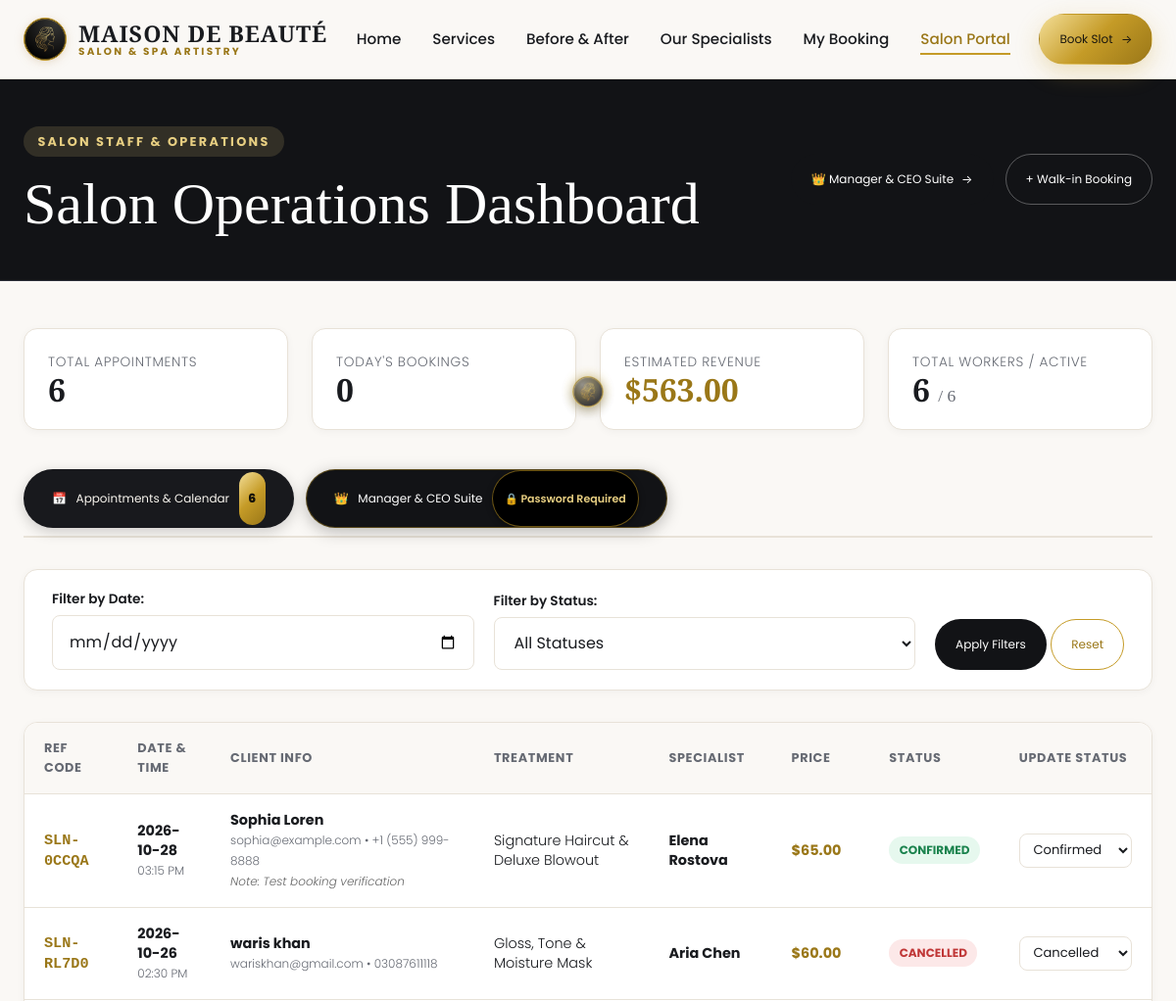
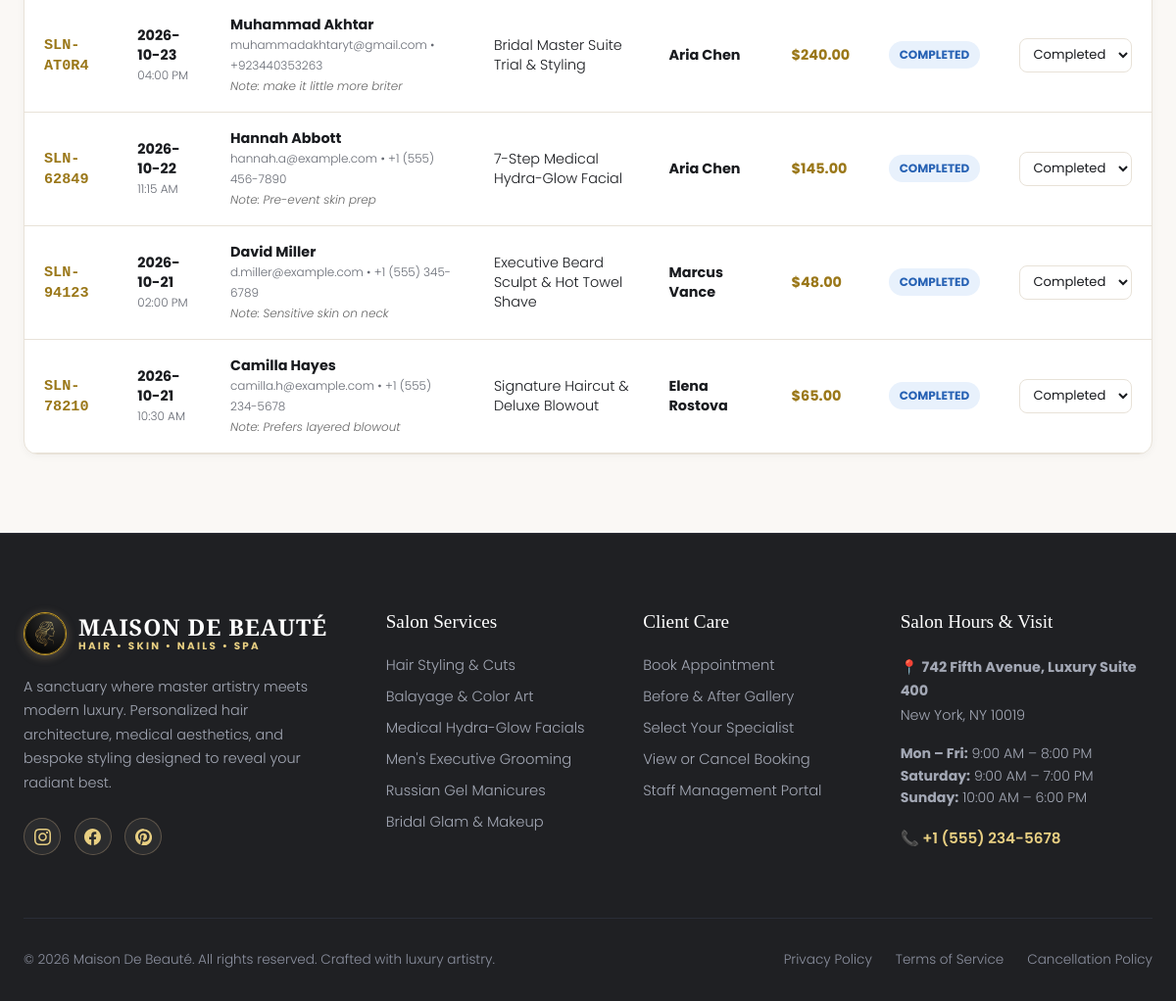
The page /admin on the database its author committed (2 pictures, top to bottom).
### tables this page shows
CREATE TABLE bookings (
            id INTEGER PRIMARY KEY AUTOINCREMENT,
            booking_code TEXT UNIQUE NOT NULL,
            customer_name TEXT NOT NULL,
            customer_email TEXT NOT NULL,
            customer_phone TEXT NOT NULL,
            service_id INTEGER NOT NULL,
            service_name TEXT NOT NULL,
            stylist_id INTEGER,
            stylist_name TEXT NOT NULL,
            appointment_date TEXT NOT NULL,
            appointment_time TEXT NOT NULL,
            total_price REAL NOT NULL,
            notes TEXT,
            status TEXT DEFAULT 'confirmed',
            created_at TIMESTAMP DEFAULT CURRENT_TIMESTAMP,
            FOREIGN KEY (service_id) REFERENCES services (id),
            FOREIGN KEY (stylist_id) REFERENCES stylists (id)
        );

### app.py (the view)
@app.route('/admin')
def admin_dashboard():
    conn = get_db()
    filter_date = request.args.get('date', '')
    filter_status = request.args.get('status', '')
    query = 'SELECT * FROM bookings WHERE 1=1'
    params = []
    if filter_date:
        query += ' AND appointment_date = ?'
        params.append(filter_date)
    if filter_status:
        query += ' AND status = ?'
        params.append(filter_status)
    query += ' ORDER BY appointment_date DESC, appointment_time ASC'
    bookings = conn.execute(query, params).fetchall()
    total_bookings = conn.execute('SELECT COUNT(*) FROM bookings').fetchone()[0]
    today_str = datetime.now().strftime('%Y-%m-%d')
    today_bookings = conn.execute('SELECT COUNT(*) FROM bookings WHERE appointment_date = ?', (today_str,)).fetchone()[0]
    total_rev = conn.execute('SELECT SUM(total_price) FROM bookings WHERE status != "cancelled"').fetchone()[0] or 0.0
    active_stylists = conn.execute('SELECT COUNT(*) FROM stylists WHERE is_active = 1').fetchone()[0]
    all_stylists = [dict(r) for r in conn.execute('SELECT * FROM stylists').fetchall()]
    all_services = [dict(r) for r in conn.execute('SELECT * FROM services ORDER BY category, price ASC').fetchall()]
    service_categories = [r[0] for r in conn.execute('SELECT DISTINCT category FROM services ORDER BY category').fetchall()]
    is_manager = bool(session.get('is_manager_authenticated', False))
    conn.close()
    return render_template('admin.html',
                           bookings=bookings,
                           total_bookings=total_bookings,
                           today_bookings=today_bookings,
                           total_revenue=total_rev,
                           active_stylists=active_stylists,
                           stylists=all_stylists,
                           services=all_services,
                           service_categories=service_categories,
                           is_manager=is_manager,
                           filter_date=filter_date,
                           filter_status=filter_status)

### database.py (called while the page is built)
def get_db():
    conn = sqlite3.connect(DB_PATH)
    conn.row_factory = sqlite3.Row
    return conn

### templates/admin.html (shortened to what this page needs)
{% extends 'base.html' %}
{% block content %}
<div style="background: var(--bg-dark); color: #FFFFFF; padding: 3rem 0; border-bottom: 1px solid var(--border-dark);">
  <div class="container">
    <div style="display: flex; justify-content: space-between; align-items: center; flex-wrap: wrap; gap: 1rem;">
      <div>
        <span class="section-tag" style="background: rgba(232, 207, 130, 0.15); color: var(--gold-light);">Salon Staff & Operations</span>
        <h1 class="heading" style="color: #FFFFFF; margin-top: 0.2rem;">Salon Operations Dashboard</h1>
      </div>
      <div style="display: flex; gap: 0.75rem; flex-wrap: wrap;">
        <button type="button" class="btn btn-dark btn-sm btn-slide-hover" onclick="switchAdminTab('manager')">
          <span class="btn-text">👑 Manager & CEO Suite</span> <span class="btn-arrow">→</span>
        </button>
        <a href="{{ url_for('book_page') }}" class="btn btn-outline btn-sm" style="color: #FFFFFF; border-color: rgba(255,255,255,0.3);">
          + Walk-in Booking
        </a>
      </div>
    </div>
  </div>
</div>
<section class="admin-section">
  <div class="container">
    <div class="metrics-grid">
      <div class="metric-card">
        <div class="label">Total Appointments</div>
        <div class="val">{{ total_bookings }}</div>
      </div>
      <div class="metric-card">
        <div class="label">Today's Bookings</div>
        <div class="val">{{ today_bookings }}</div>
      </div>
      <div class="metric-card">
        <div class="label">Estimated Revenue</div>
        <div class="val" style="color: var(--gold-dark);">${{ "%.2f"|format(total_revenue) }}</div>
      </div>
      <div class="metric-card">
        <div class="label">Total Workers / Active</div>
        <div class="val">{{ active_stylists }} <span style="font-size: 1.1rem; color: var(--text-muted); font-weight: 500;">/ {{ stylists|length }}</span></div>
      </div>
    </div>
    <div class="admin-tab-bar">
      <button type="button" class="admin-tab-btn active" id="tabBtnAppointments" onclick="switchAdminTab('appointments')">
        <span>📅</span> Appointments & Calendar <span class="tab-count">{{ total_bookings }}</span>
      </button>
      <button type="button" class="admin-tab-btn admin-tab-btn-manager btn-slide-hover" id="tabBtnManager" onclick="switchAdminTab('manager')">
        <span>👑</span> <span class="btn-text">Manager & CEO Suite</span> <span id="managerTabLockBadge" class="tab-lock-badge">{% if is_manager %}🔓 Unlocked{% else %}🔒 Password Required{% endif %}</span>
      </button>
    </div>
    <div id="tabContentAppointments">
      <div style="background: #FFFFFF; border: 1px solid var(--border-subtle); border-radius: var(--radius-md); padding: 1.25rem 1.75rem; margin-bottom: 2rem; box-shadow: var(--shadow-sm);">
        <form method="GET" action="{{ url_for('admin_dashboard') }}" style="display: flex; gap: 1.25rem; align-items: flex-end; flex-wrap: wrap;">
          <div style="flex: 1; min-width: 200px;">
            <label style="display: block; font-size: 0.85rem; font-weight: 600; margin-bottom: 0.35rem;">Filter by Date:</label>
            <input type="date" name="date" class="custom-input" value="{{ filter_date }}">
          </div>
          <div style="flex: 1; min-width: 200px;">
            <label style="display: block; font-size: 0.85rem; font-weight: 600; margin-bottom: 0.35rem;">Filter by Status:</label>
            <select name="status" class="custom-input">
              <option value="">All Statuses</option>
            </select>
          </div>
          <div>
            <button type="submit" class="btn btn-dark btn-sm">Apply Filters</button>
            <a href="{{ url_for('admin_dashboard') }}" class="btn btn-outline btn-sm">Reset</a>
          </div>
        </form>
      </div>
      <div class="data-table-wrapper">
        <table class="data-table">
          <thead>
            <tr>
              <th>Ref Code</th>
              <th>Date & Time</th>
              <th>Client Info</th>
              <th>Treatment</th>
              <th>Specialist</th>
              <th>Price</th>
              <th>Status</th>
              <th>Update Status</th>
            </tr>
          </thead>
          <tbody>
            {% if bookings %}
              {% for b in bookings %}
              <tr>
                <td>
                  <strong style="font-family: monospace; font-size: 0.95rem; color: var(--gold-dark);">{{ b.booking_code }}</strong>
                </td>
                <td>
                  <strong>{{ b.appointment_date }}</strong><br>
                  <small class="text-muted">{{ b.appointment_time }}</small>
                </td>
                <td>
                  <strong>{{ b.customer_name }}</strong><br>
                  <small class="text-muted">{{ b.customer_email }} • {{ b.customer_phone }}</small>
                  {% if b.notes %}
                    <br><small style="color: #666; font-style: italic;">Note: {{ b.notes }}</small>
                  {% endif %}
                </td>
                <td>{{ b.service_name }}</td>
                <td><strong>{{ b.stylist_name }}</strong></td>
                <td style="font-weight: 700; color: var(--gold-dark);">${{ "%.2f"|format(b.total_price) }}</td>
                <td>
                  <span id="status-badge-{{ b.id }}" class="status-badge status-{{ b.status }}">
                    {{ b.status }}
                  </span>
                </td>
                <td>
                  <select class="custom-input admin-status-select" data-id="{{ b.id }}" style="padding: 0.4rem 0.6rem; font-size: 0.82rem; width: auto;">
                    <option value="confirmed" {% if b.status == 'confirmed' %}selected{% endif %}>Confirmed</option>
                    <option value="completed" {% if b.status == 'completed' %}selected{% endif %}>Completed</option>
                    <option value="cancelled" {% if b.status == 'cancelled' %}selected{% endif %}>Cancelled</option>
                  </select>
                </td>
              </tr>
              {% endfor %}
            {% else %}
              <tr>
                <td colspan="8" style="text-align: center; padding: 3rem; color: var(--text-muted);">
                  No appointments found matching your filter criteria.
                </td>
              </tr>
            {% endif %}
          </tbody>
        </table>
      </div>
    </div>
  </div>
</section>
{% endblock %}

### templates/base.html (shortened to what this page needs)
<!DOCTYPE html>
<html lang="en">
<head>
  <link rel="stylesheet" href="{{ url_for('static', filename='css/style.css') }}">
</head>
<body>
  <div class="bg-watermark-wrapper" id="bgWatermarkWrapper" aria-hidden="true">
    <div class="bg-watermark-ball" id="bgWatermarkBall">
      <div class="bg-watermark-spinner" id="bgWatermarkSpinner">
        <img src="{{ url_for('static', filename='images/lady_logo_round.png') }}" alt="" class="bg-watermark-img">
      </div>
      <div class="bg-watermark-sheen"></div>
    </div>
  </div>
  <header class="site-header">
    <div class="container nav-container">
      <a href="{{ url_for('home') }}" class="brand-logo" title="Maison De Beauté Home">
        <div class="brand-icon">
          <img src="{{ url_for('static', filename='images/lady_logo_round.png') }}" alt="Maison De Beauté Lady Sketch Logo">
        </div>
        <div class="brand-name">
          MAISON DE BEAUTÉ
          <small>SALON & SPA ARTISTRY</small>
        </div>
      </a>
      <ul class="nav-menu">
        <li><a href="{{ url_for('home') }}" class="nav-link {% if request.path == '/' %}active{% endif %}">Home</a></li>
        <li><a href="{{ url_for('services_page') }}" class="nav-link {% if request.path == '/services' %}active{% endif %}">Services</a></li>
        <li><a href="{{ url_for('transformations_page') }}" class="nav-link {% if request.path == '/transformations' %}active{% endif %}">Before & After</a></li>
        <li><a href="{{ url_for('team_page') }}" class="nav-link {% if request.path == '/team' %}active{% endif %}">Our Specialists</a></li>
        <li><a href="{{ url_for('manage_booking') }}" class="nav-link {% if request.path == '/manage-booking' %}active{% endif %}">My Booking</a></li>
        <li><a href="{{ url_for('admin_dashboard') }}" class="nav-link {% if request.path == '/admin' %}active{% endif %}">Salon Portal</a></li>
      </ul>
      <div class="nav-actions">
        <a href="{{ url_for('book_page') }}" class="btn btn-primary btn-sm btn-slide-hover">
          <span class="btn-text">Book Slot</span> <span class="btn-arrow">→</span>
        </a>
      </div>
    </div>
  </header>
  <main>
    {% block content %}{% endblock %}
  </main>
  <footer class="site-footer">
    <div class="container">
      <div class="footer-grid">
        <div class="footer-col">
          <div class="brand-logo" style="margin-bottom: 1.25rem;">
            <div class="brand-icon">
              <img src="{{ url_for('static', filename='images/lady_logo_round.png') }}" alt="Maison De Beauté Lady Sketch Logo">
            </div>
            <div class="brand-name" style="color: #FFFFFF;">
              MAISON DE BEAUTÉ
              <small style="color: var(--gold-light);">HAIR • SKIN • NAILS • SPA</small>
            </div>
          </div>
          <p style="color: #A3A8B5; font-size: 0.9rem; line-height: 1.7; margin-bottom: 1.5rem;">
            A sanctuary where master artistry meets modern luxury. Personalized hair architecture, medical aesthetics, and bespoke styling designed to reveal your radiant best.
          </p>
          <div class="footer-social-links">
            <a href="https://instagram.com" target="_blank" rel="noopener noreferrer" class="footer-social-btn" aria-label="Follow Maison De Beauté on Instagram" title="Instagram (@maisondebeaute)">
            </a>
            <a href="https://facebook.com" target="_blank" rel="noopener noreferrer" class="footer-social-btn" aria-label="Follow Maison De Beauté on Facebook" title="Facebook">
            </a>
            <a href="https://pinterest.com" target="_blank" rel="noopener noreferrer" class="footer-social-btn" aria-label="Follow Maison De Beauté on Pinterest" title="Pinterest">
            </a>
          </div>
        </div>
        <div class="footer-col">
          <h4>Salon Services</h4>
          <ul>
            <li><a href="{{ url_for('services_page') }}">Hair Styling & Cuts</a></li>
            <li><a href="{{ url_for('services_page') }}">Balayage & Color Art</a></li>
            <li><a href="{{ url_for('services_page') }}">Medical Hydra-Glow Facials</a></li>
            <li><a href="{{ url_for('services_page') }}">Men's Executive Grooming</a></li>
            <li><a href="{{ url_for('services_page') }}">Russian Gel Manicures</a></li>
            <li><a href="{{ url_for('services_page') }}">Bridal Glam & Makeup</a></li>
          </ul>
        </div>
        <div class="footer-col">
          <h4>Client Care</h4>
          <ul>
            <li><a href="{{ url_for('book_page') }}">Book Appointment</a></li>
            <li><a href="{{ url_for('transformations_page') }}">Before & After Gallery</a></li>
            <li><a href="{{ url_for('team_page') }}">Select Your Specialist</a></li>
            <li><a href="{{ url_for('manage_booking') }}">View or Cancel Booking</a></li>
            <li><a href="{{ url_for('admin_dashboard') }}">Staff Management Portal</a></li>
          </ul>
        </div>
        <div class="footer-col">
          <h4>Salon Hours & Visit</h4>
          <p style="color: #A3A8B5; font-size: 0.9rem; line-height: 1.7; margin-bottom: 1rem;">
            📍 <strong>742 Fifth Avenue, Luxury Suite 400</strong><br>
            New York, NY 10019
          </p>
          <p style="color: #A3A8B5; font-size: 0.88rem; line-height: 1.6;">
            <strong>Mon – Fri:</strong> 9:00 AM – 8:00 PM<br>
            <strong>Saturday:</strong> 9:00 AM – 7:00 PM<br>
            <strong>Sunday:</strong> 10:00 AM – 6:00 PM
          </p>
          <div style="margin-top: 1.25rem;">
            <a href="tel:+15552345678" style="color: var(--gold-light); font-weight: 600; font-size: 0.95rem;">📞 +1 (555) 234-5678</a>
          </div>
        </div>
      </div>
      <div class="footer-bottom">
        <div>&copy; 2026 Maison De Beauté. All rights reserved. Crafted with luxury artistry.</div>
        <div style="display: flex; gap: 1.5rem;">
          <a href="#">Privacy Policy</a>
          <a href="#">Terms of Service</a>
          <a href="#">Cancellation Policy</a>
        </div>
      </div>
    </div>
  </footer>
</body>
</html>

### rows shown on the page
bookings: booking_code "SLN-0CCQA", appointment_date "2026-10-28", appointment_time "03:15 PM", customer_name "Sophia Loren", customer_email "sophia@example.com", customer_phone "+1 (555) 999-8888", notes "Test booking verification", service_name "Signature Haircut & Deluxe Blowout", stylist_name "Elena Rostova", total_price "65.00", status "CONFIRMED", status+id "Confirmed"
bookings: booking_code "SLN-RL7D0", appointment_date "2026-10-26", appointment_time "02:30 PM", customer_name "waris khan", customer_email "wariskhan@gmail.com", customer_phone "03087611118", service_name "Gloss, Tone & Moisture Mask", stylist_name "Aria Chen", total_price "60.00", status "CANCELLED", status+id "Cancelled"
bookings: booking_code "SLN-AT0R4", appointment_date "2026-10-23", appointment_time "04:00 PM", customer_name "Muhammad Akhtar", customer_email "muhammadakhtaryt@gmail.com", customer_phone "+923440353263", notes "make it little more briter", service_name "Bridal Master Suite Trial & Styling", stylist_name "Aria Chen", total_price "240.00", status "COMPLETED", status+id "Completed"
bookings: booking_code "SLN-62849", appointment_date "2026-10-22", appointment_time "11:15 AM", customer_name "Hannah Abbott", customer_email "hannah.a@example.com", customer_phone "+1 (555) 456-7890", notes "Pre-event skin prep", service_name "7-Step Medical Hydra-Glow Facial", stylist_name "Aria Chen", total_price "145.00", status "COMPLETED", status+id "Completed"
bookings: booking_code "SLN-94123", appointment_date "2026-10-21", appointment_time "02:00 PM", customer_name "David Miller", customer_email "d.miller@example.com", customer_phone "+1 (555) 345-6789", notes "Sensitive skin on neck", service_name "Executive Beard Sculpt & Hot Towel Shave", stylist_name "Marcus Vance", total_price "48.00", status "COMPLETED", status+id "Completed"
bookings: booking_code "SLN-78210", appointment_date "2026-10-21", appointment_time "10:30 AM", customer_name "Camilla Hayes", customer_email "camilla.h@example.com", customer_phone "+1 (555) 234-5678", notes "Prefers layered blowout", service_name "Signature Haircut & Deluxe Blowout", stylist_name "Elena Rostova", total_price "65.00", status "COMPLETED", status+id "Completed"

### other values the page prints
{{ total_bookings }} "6"
{{ today_bookings }} "0"
{{ "%.2f"|format(total_revenue) }} "563.00"
{{ active_stylists }} "6"
{{ stylists|length }} "6"
